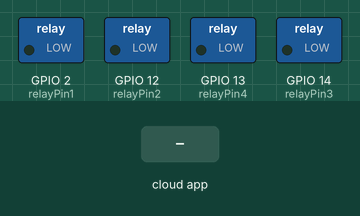
Simulated run of this sketch. Board: ESP8266 (NodeMCU). Shown: switched loads named in the sketch (green lamp = pin HIGH). The test bench sets the inputs (shaded band). WiFi joins after 1.5 s; servers stay silent unless stated; what the sketch prints to the serial monitor is not drawn.

Above: at 2.7 s.
2.8 s: the phone or cloud app sets Light.One to 0
At 3.6 s:
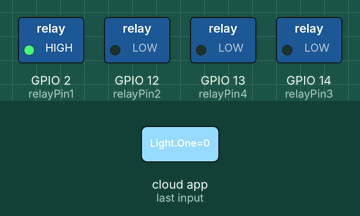
4.3 s: the phone or cloud app sets Light.Two to 0
At 5.5 s:
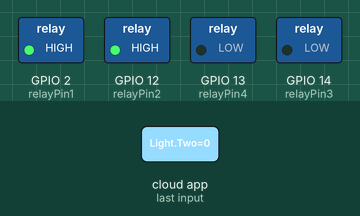
5.8 s: the phone or cloud app sets Light.Three to 0
At 7.0 s:
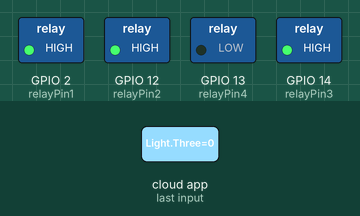
7.3 s: the phone or cloud app sets Light.Four to 0
At 7.9 s:
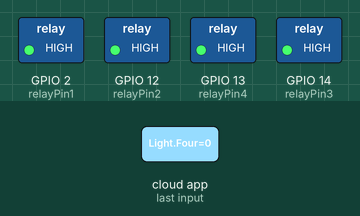
8.8 s: the phone or cloud app sets Light.One to 255
At 9.3 s:
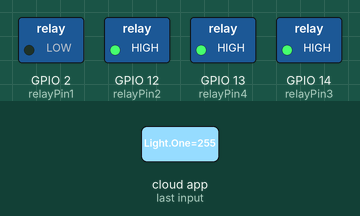
10.3 s: the phone or cloud app sets Light.Two to 255
At 11.8 s:
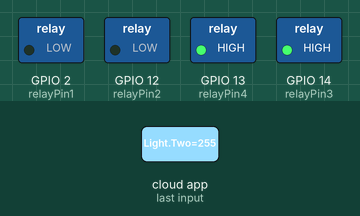
Timing chart, 0 to 12.8 s (numbered marks = the images above; inputs shaded):
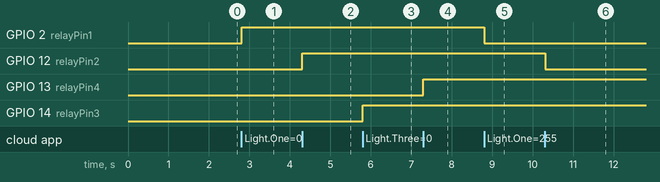

The sketch:

Wemos_and_alexa_with_4_channel_relay.ino
```cpp
/*
 * This was created starting with the basic example from the ESPAlexa libriary and modified to turn relays on and off.
 * You an add upto 10 relays using this code for eather the Wemos D1 Mini or Wemos D1 R2 or R1.
 *I don't suggest doing more that 4 relays for the mini as there has been a problem that if you have more than 5 device on
 the Wemos D1 Mini, Alexa will not see any of them, and if you have 5 devices, the 5th one will not opperate reliably. */
#ifdef ARDUINO_ARCH_ESP32
#include <WiFi.h>
#else
#include <ESP8266WiFi.h>
#endif
#include <Espalexa.h>

// prototypes
boolean connectWifi();

//callback functions
//you cane rename these if you wish, but I suggest only change the word before "LightChanged(uint8_t brightness)"
//if you wish to add upto 6 more devices, just copy one and past it and give it a unique name before the
//"LightChanged(uint8_t brightness)"
void lightoneLightChanged(uint8_t brightness);
void lighttwoLightChanged(uint8_t brightness);
void lightthreeLightChanged(uint8_t brightness);
void lightfourLightChanged(uint8_t brightness);


// Define the name of the relays and their GPIO number
// Again if you add devices, you will need to add relayPin's and give them the GPIO# you want them to use

#define relayPin1 2
#define relayPin2 12
#define relayPin3 14
#define relayPin4 13


// Change this!!
const char* ssid = "YOUR SSID's NAME";
const char* password = "YOUR SSID PASSWORD";

boolean wifiConnected = false;

Espalexa espalexa;


void setup()
{
  Serial.begin(115200);

// This tells the program that these relay pins are outputs

  pinMode(relayPin1, OUTPUT);
  pinMode(relayPin2, OUTPUT);
  pinMode(relayPin3, OUTPUT);
  pinMode(relayPin4, OUTPUT);

  // Initialise wifi connection
  wifiConnected = connectWifi();

  if(wifiConnected){

    // Define your devices here.
    // These are the device names that Alexa will find and add to your Alexa App
    // Copy a line to add up to 6  more devices
    espalexa.addDevice("Light One", lightoneLightChanged);
    espalexa.addDevice("Light Two", lighttwoLightChanged);
    espalexa.addDevice("Light Three", lightthreeLightChanged);
    espalexa.addDevice("Light Four", lightfourLightChanged);

    espalexa.begin();

  } else
  {
    while (1) {
      Serial.println("Cannot connect to WiFi. Please check data and reset the ESP.");
      delay(2500);
    }
  }
}

void loop()
{
   espalexa.loop();
   delay(10); // This delay was originaly set at 1, but I agusted it to 10 to give alexa time to find a device. (1) was to fast and alexa would not find all devices
}

//our callback functions
// You can have up to 10 devices
// To add a device, copy from HERE
void lightoneLightChanged(uint8_t brightness)
{
  //Control the device
  if (brightness)
  {
    if (brightness == 255)
    {
      digitalWrite(relayPin1, LOW);
      Serial.println("Light One ON");
    }
    Serial.print("ON, brightness ");
    Serial.println(brightness);
  }
  else
  {
    digitalWrite(relayPin1, HIGH);
    Serial.println("Light One OFF");
  }
}
// TO HERE and past it after the last one
// You will need to change the name listed after where it say void the the name you are assigning to that relay
// you will also have to change the relayPin number

void lighttwoLightChanged(uint8_t brightness)
{

  //Control the device
  if (brightness)
  {
    if (brightness == 255)
    {
      digitalWrite(relayPin2, LOW);
      Serial.println("Light Two ON");
    }
    Serial.print("ON, brightness ");
    Serial.println(brightness);
  }
  else
  {
    digitalWrite(relayPin2, HIGH);
    Serial.println("Light Two OFF");
  }
}

void lightthreeLightChanged(uint8_t brightness)
{


  if (brightness)
  {
    if (brightness == 255)
    {
      digitalWrite(relayPin3, LOW);
      Serial.println("Light Three ON");
    }
    Serial.print("ON, brightness ");
    Serial.println(brightness);
  }
  else
  {
    digitalWrite(relayPin3, HIGH);
    Serial.println("Light Three OFF");
  }
}

void lightfourLightChanged(uint8_t brightness)
{


  if (brightness)
  {
    if (brightness == 255)
    {
      digitalWrite(relayPin4, LOW);
      Serial.println("Light Four ON");
    }
    Serial.print("ON, brightness ");
  }
  else
  {
    digitalWrite(relayPin4, HIGH);
    Serial.println("Light Four OFF");
  }
}

// connect to wifi – returns true if successful or false if not
boolean connectWifi(){
  boolean state = true;
  int i = 0;

  WiFi.mode(WIFI_STA);
  WiFi.begin(ssid, password);
  Serial.println("");
  Serial.println("Connecting to WiFi");

  // Wait for connection
  Serial.print("Connecting...");
  while (WiFi.status() != WL_CONNECTED) {
    delay(500);
    Serial.print(".");
    if (i > 20){
      state = false; break;
    }
    i++;
  }
  Serial.println("");
  if (state){
    Serial.print("Connected to ");
    Serial.println(ssid);
    Serial.print("IP address: ");
    Serial.println(WiFi.localIP());
  }
  else {
    Serial.println("Connection failed.");
  }
  return state;
}
```

Measured:
- after the input at 2.8 s, GPIO 2 (relayPin1): LOW → HIGH at once
- after the input at 4.3 s, GPIO 12 (relayPin2): LOW → HIGH at once
- after the input at 5.8 s, GPIO 14 (relayPin3): LOW → HIGH at once
- after the input at 7.3 s, GPIO 13 (relayPin4): LOW → HIGH at once
- after the input at 8.8 s, GPIO 2 (relayPin1): HIGH → LOW at once
- after the input at 10.3 s, GPIO 12 (relayPin2): HIGH → LOW at once
